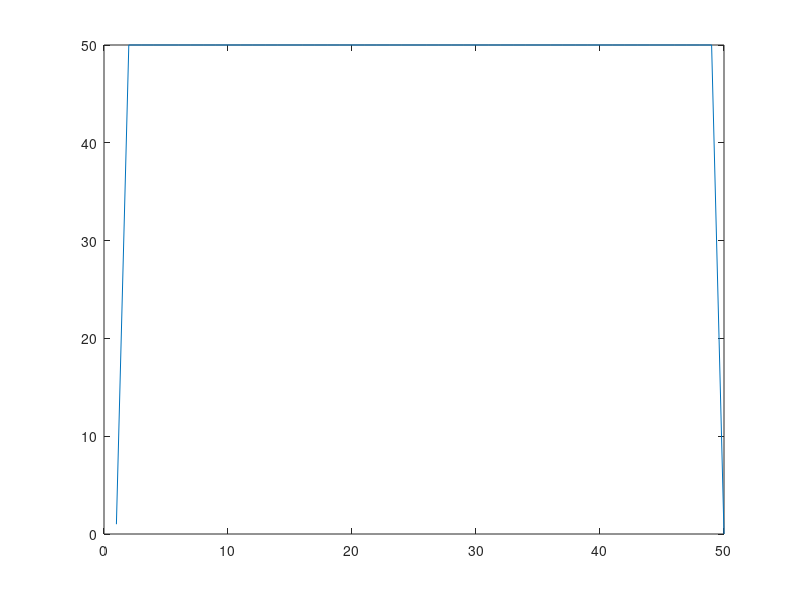
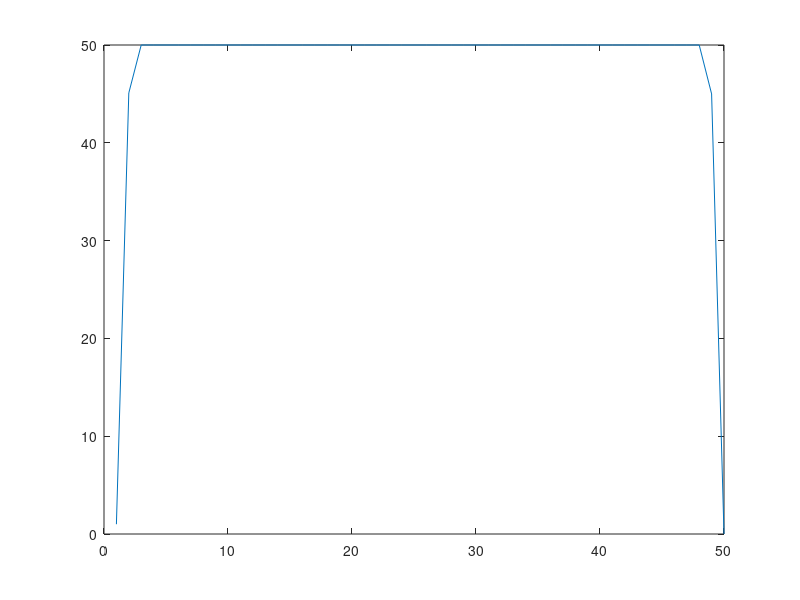
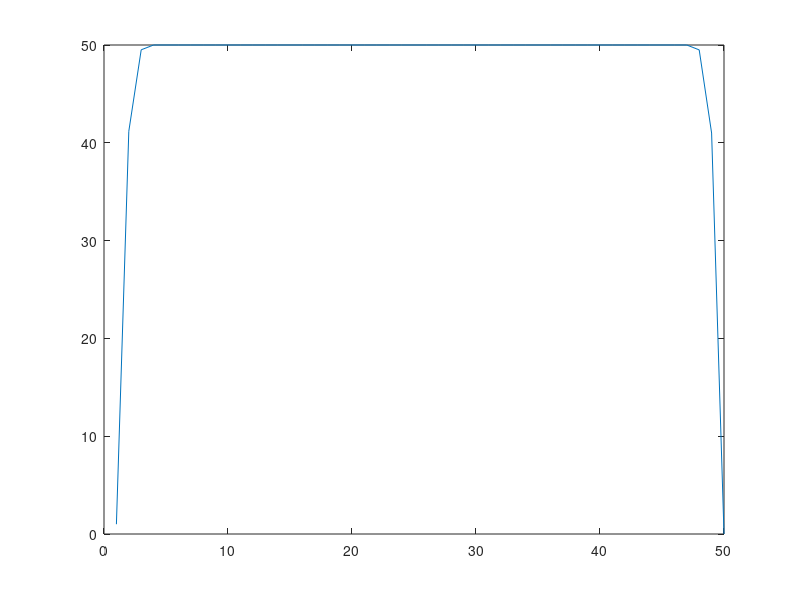
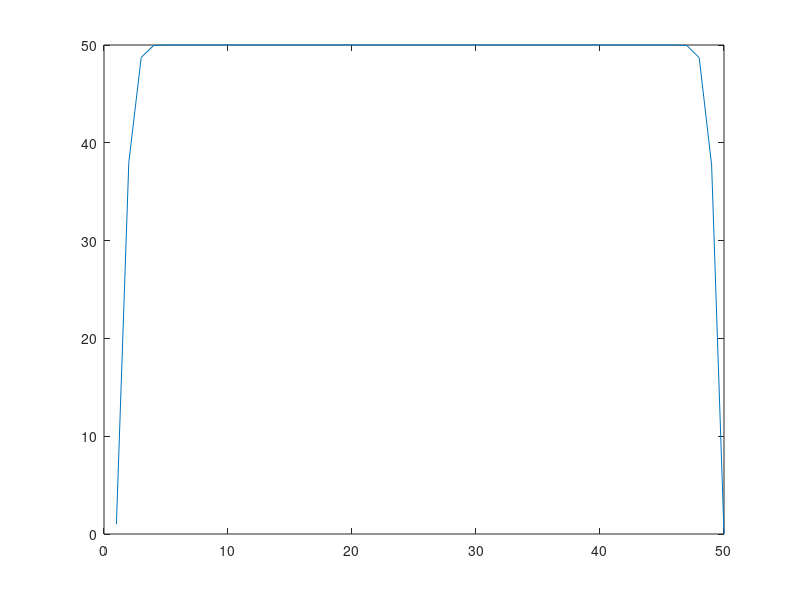

Source code (MATLAB) for these figures, in order:
% % let's assume Cm = sin(x)
% % dy/dt = (sin(t)-2)(-1/T)
% 
% 
% f = @(t) 20 + (t^2 - 15*sin(t/1000))*exp(-t/8);
% 
% t = 1:50;
% points = 20 + (t.^pi - 5).*exp(-t/8);
% 
% plot(points)


c0 = 50;
h = 50;
dt = 100;
t = 1000; % (100*10) since dt is 100, 10 steps is nice
dz = 1;
Kappa = 1E-3; % idk ? (m/s)

% boundary conditions?
matrix = ones(h,t);
matrix = ones(h, t);
matrix(:,1) = c0;
matrix(h,:) = 0;
matrix(1,:) = 1;

actual_time = 1;
%actual_depth = 1; %dz = 1 right now, don't need yet
for time = 1:dt:t-1
    disp(time);
    for depth = 2:dz:h-1 
        matrix(depth,actual_time+1) = matrix(depth,actual_time) + Kappa * (dt/dz^2)*(matrix(depth+1,actual_time) - 2*matrix(depth,actual_time) + matrix(depth-1,actual_time));
    end
	actual_time = actual_time+1;
end

selected = matrix(:,1:11);

for i = 1:11
    figure
    plot(selected(:,i))
    F(i) = getframe(gcf)
end
figure
movie(F)


 
% for x = 1:48  
%     hold on
%     scatter(x,matrix(x+1,x))
% 	x1 = [0,x,x+1,0];
% 	y1 = [matrix(x+1,x),matrix(x+1,x),matrix(x+2,x+1),matrix(x+2,x+1)];
% 	patch(x1,y1,256*pi/matrix(x+1,x),'edgecolor', 'none');
% end



% matrix = ones(h, t);
% matrix(:,1) = c0;
% matrix(h,:) = 0;
% matrix(1,:) = 1;    ix = [ii ii+1 N-ii N-ii+1];
% 
% 
% for frame = 1:dt:t
%     for height = 1:h
%         matrix(frame, height+1) = matrix(frame,height) + Kappa * dt/dz^2 * ( matrix(frame+1,height) - 2*matrix(frame,height) + matrix(frame - 1,height)); 
%     end
% end

% c(i,j+1) = c(i,j) + K * dt/dz^2 * ( c(i+1,j) - 2*c(i,j) + c(i-1,j) )
% k =  1E-3
% dz = 1
% h = 50
% dt = 50





